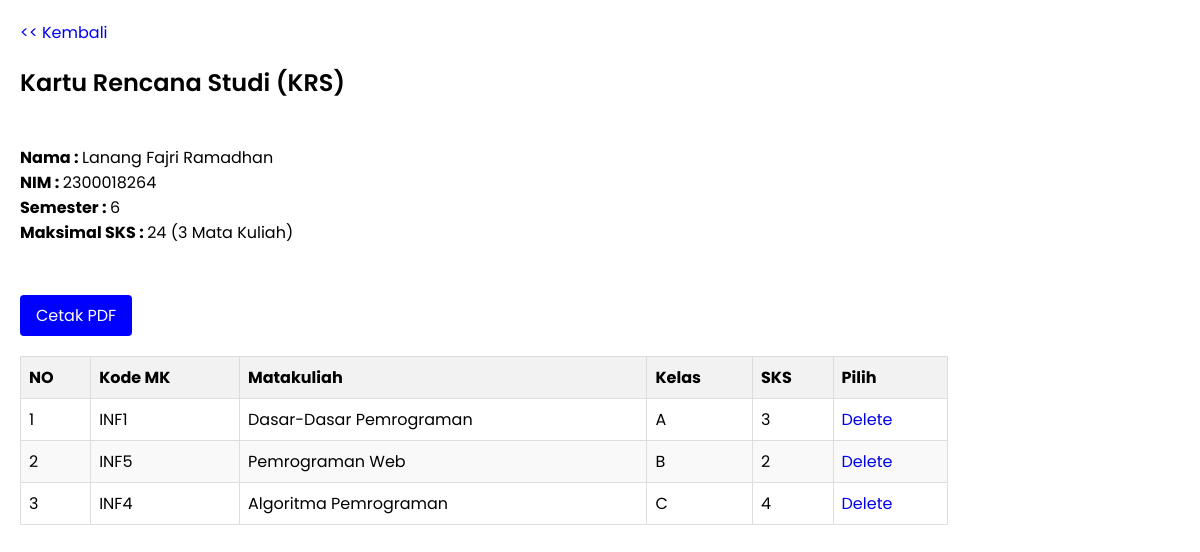
Page /krs/krs.php?id=1 (signed in) on the committed database.
### tables this page shows
CREATE TABLE `mahasiswa` (
  `id` int(11) NOT NULL,
  `nim` varchar(10) NOT NULL,
  `nama` varchar(50) NOT NULL,
  `jenis_kelamin` varchar(1) NOT NULL,
  `alamat` text NOT NULL,
  `tgl_lahir` date NOT NULL
);

CREATE TABLE `krs` (
  `id` int(11) NOT NULL,
  `id_mhs` int(11) NOT NULL,
  `id_matkul` int(11) NOT NULL
);

CREATE TABLE `mata_kuliah` (
  `id` int(11) NOT NULL,
  `kode` varchar(255) NOT NULL,
  `nama` varchar(255) NOT NULL,
  `sks` int(11) NOT NULL,
  `sem` int(11) NOT NULL,
  `kelas` varchar(5) NOT NULL
);

### krs/krs.php (the view, shortened to what this page needs)
<?php
include_once("../koneksi.php");
$id = $_GET['id'];
$result = mysqli_query($con, "SELECT * FROM krs, mahasiswa, mata_kuliah mk WHERE mahasiswa.id = $id AND mk.id = krs.id_matkul AND mahasiswa.id = krs.id_mhs");
$mahasiswa = mysqli_query($con, "SELECT * FROM mahasiswa WHERE id = $id");
?>
<!DOCTYPE html>
<html lang="en">
<head>
    <link rel="stylesheet" href="../style.css">
</head>
<body>
    <?php if ($_SESSION['user']['role'] === 'mahasiswa'): ?>
        <a href="../logout.php" onclick="return confirm('Yakin ingin logout?');"><< Logout</a>
    <?php else: ?>
        <a href="../mahasiswa/mahasiswa.php"><< Kembali</a>
    <?php endif; ?>
    <br />
    <h2>Kartu Rencana Studi (KRS)</h2><br />
    <?php
        $mhs = mysqli_fetch_array($mahasiswa);
        $nim = $mhs['nim'];
        $tahun_masuk = (int)('20' . substr($nim, 0, 2));
        $tahun_sekarang = (int)date('Y');
        $bulan_sekarang = (int)date('n');
        $selisih_tahun = $tahun_sekarang - $tahun_masuk;
        $basis_semester = $selisih_tahun * 2;
        if ($bulan_sekarang >= 7 && $bulan_sekarang <= 12) {
            $semester_saat_ini = $basis_semester + 1;
        } else {
            $semester_saat_ini = $basis_semester;
        }
        $semester_saat_ini = max(1, $semester_saat_ini);
        echo "<b>Nama         : </b>".$mhs['nama']."<br />";
        echo "<b>NIM          : </b>".$mhs['nim']."<br />";
        echo "<b>Semester     : </b>".$semester_saat_ini;
        echo "<br />";
        echo "<b>Maksimal SKS : </b>24 (3 Mata Kuliah)<br />";
    ?>
    <br /><br />
    <a href="krs_cetak.php?id=<?= $mhs['id'] ?>" target="_blank" style="display:inline-block;margin-bottom:10px;background:#0000FF;color:#fff;padding:8px 16px;text-decoration:none;border-radius:4px;">Cetak PDF</a>
    <div class="table-responsive">
        <table border=1>
            <thead>
                <tr>
                    <th>NO</th>
                    <th>Kode MK</th>
                    <th>Matakuliah</th>
                    <th>Kelas</th>
                    <th>SKS</th>
                    <th>Pilih</th>
                </tr>
            </thead>
            <tbody>
            <?php
            $i = 1;
            while ($data = mysqli_fetch_array($result)) {
                echo "<tr>";
                echo "<td>".$i."</td>";
                echo "<td>" . $data['kode'] . "</td>";
                echo "<td>" . $data['nama'] . "</td>";
                echo "<td>" . $data['kelas'] . "</td>";
                echo "<td>" . $data['sks'] . "</td>";
                echo "<td><a href='krs_hapus.php?id_mhs=$data[id_mhs]&id_matkul=$data[id_matkul]' onclick=\"return confirm('Yakin ingin menghapus mata kuliah ini?');\">Delete</a></td>";
                echo "</tr>";
                $i++;
            }
            ?>
            </tbody>
        </table>
    </div>
</body>
</html>

### style.css (style rules this page uses)
.table-responsive { width: 100%; overflow-x: auto; }
* { box-sizing: border-box; }
body { font-family: "Poppins", "Segoe UI", Arial, sans-serif; padding: 20px; margin: 0; }
h1, h2, h3, h4, h5, h6 { font-family: "Poppins", "Segoe UI", Arial, sans-serif; font-weight: 600; }
table { width: 80%; border-collapse: collapse; margin-top: 10px; margin-bottom: 20px; }
th, td { border: 1px solid #ddd; padding: 8px; text-align: left; }
th { background-color: #f2f2f2; }
tr:nth-child(even) { background-color: #f9f9f9; }
a { text-decoration: none; }

### rows in the picture
mahasiswa: nama "Lanang Fajri Ramadhan", nim "2300018264", nim "6"
krs: id_matkul.kode "INF1", id_matkul.nama "Dasar-Dasar Pemrograman", id_matkul.kelas "A", id_matkul.sks "3"
krs: id_matkul.kode "INF5", id_matkul.nama "Pemrograman Web", id_matkul.kelas "B", id_matkul.sks "2"
krs: id_matkul.kode "INF4", id_matkul.nama "Algoritma Pemrograman", id_matkul.kelas "C", id_matkul.sks "4"
